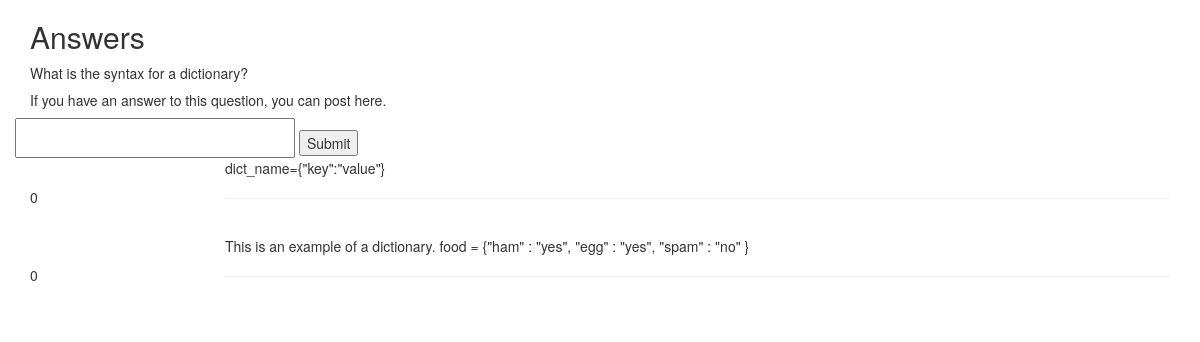
Page /1/1/PythonAnswers on the committed database.
### questionsdb.py (models this page shows, shortened)
class Questions(Base):
    __tablename__ = 'questions'
    id = Column(Integer, primary_key = True, autoincrement=True)
    question = Column(String(100))
    course_name=Column(String(100))
    cid= Column(Integer)

class Answers(Base):
    __tablename__ = 'answers'
    course_id = Column(Integer)
    ans_id = Column(Integer)
    answer = Column(String(100), primary_key = True)
    upvotes = Column(Integer)
    downvotes = Column(Integer)

### main.py (the view)
@app.route("/<int:course>/<int:question>/PythonAnswers", methods=['GET','POST'])
def PythonAnswers(course,question):
    q=''
    ans_id=question
    ans=''
    if request.method == 'POST':
        try:
            print('in try')
            q=dbsession.query(Questions).get(question)
            print(q.id)
            obj=Answers(course,ans_id,request.form['answer'],0,0)
            print(obj.ans_id)
            print(obj.answer)
            obj.insertion()
            ans=dbsession.query(Answers).filter_by(course_id=course, ans_id=ans_id).all()
            return render_template('PythonAnswers.html',q1=q,a=ans)
        except:
            print 'abc'
    else:
        q=dbsession.query(Questions).filter_by(id=question).one()
        ans=dbsession.query(Answers).filter_by(course_id=course,ans_id=ans_id).all()
    return render_template('PythonAnswers.html',q1=q,a=ans)

### templates/PythonAnswers.html (shortened to what this page needs)
<!DOCTYPE html>
<html>
<head>
  <link href="css/bootstrap.min.css" rel="stylesheet">
</head>
<body>
  <div class="container">
    <div class="row">
      <div class="col-md-12">
        <div class="questionbox">
          <h2>Answers</h2>
          {{q1.question}}
          <h5>If you have an answer to this question, you can post here. </h5>
        </div>
      </div>
    </div>
      <div class="row">
        <div class="col-md-12">
          <div class="questionarea">
            <div class="row">
              <form method="post">
              <input type="text" name="answer" style="font-size: 18pt; height: 40px; width:280px;"  value="">
              <input type="submit">
            </form>
          </div>
        </div>
      </div>
    </div>
    <div class="answersbox">
        {% for entries in a %}
        <div class="row">
          <div class="col-md-2">
            <span class="vote" id="vote"><a href='{{url_for('Upvotes', question=q1.id, posts = entries.ans_id ) }}' ></a></span>
            <div class="count" id="count">{{entries.upvotes}}</div>
            <span class="downvote" id="downvote"><a href='{{url_for('Downvotes', question=q1.id, posts = entries.ans_id ) }}' ></a></span>
          </div>
          <div class="col-md-10">
          {{entries.answer}}<hr>
          </div>
          </div>
          {% endfor %}
  </div>
</div>
</body>
</html>

### templates/PythonAnswers.html (style rules this page uses)
.vote { display: inline-block; overflow: hidden; width: 40px; height: 25px; cursor: pointer; background: url('http://i.stack.imgur.com/iqN2k.png'); background-position: 0 -25px; }
.downvote { background : url('http://i.imgur.com/DdDtGWS.png'); display: inline-block; overflow: hidden; width: 40px; height: 25px; cursor: pointer; background-position: 0 0px; }

### rows in the picture
Questions: question "What is the syntax for a dictionary?"
Answers: upvotes "0", answer "dict_name={\"key\":\"value\"}"
Answers: upvotes "0", answer "This is an example of a dictionary. food = {\"ham\" : \"yes\", \"egg\" : \"yes\", \"spam\" : \"no\" }"
